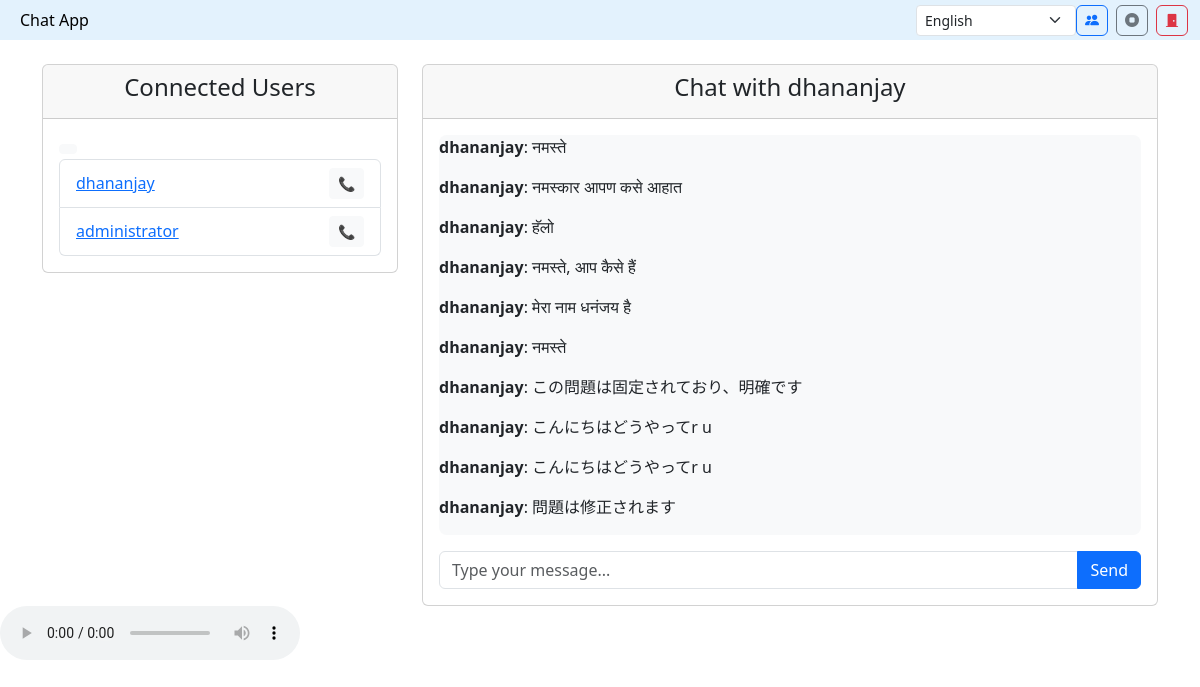
The page /chat/2/ (signed in) on the database as committed earlier.
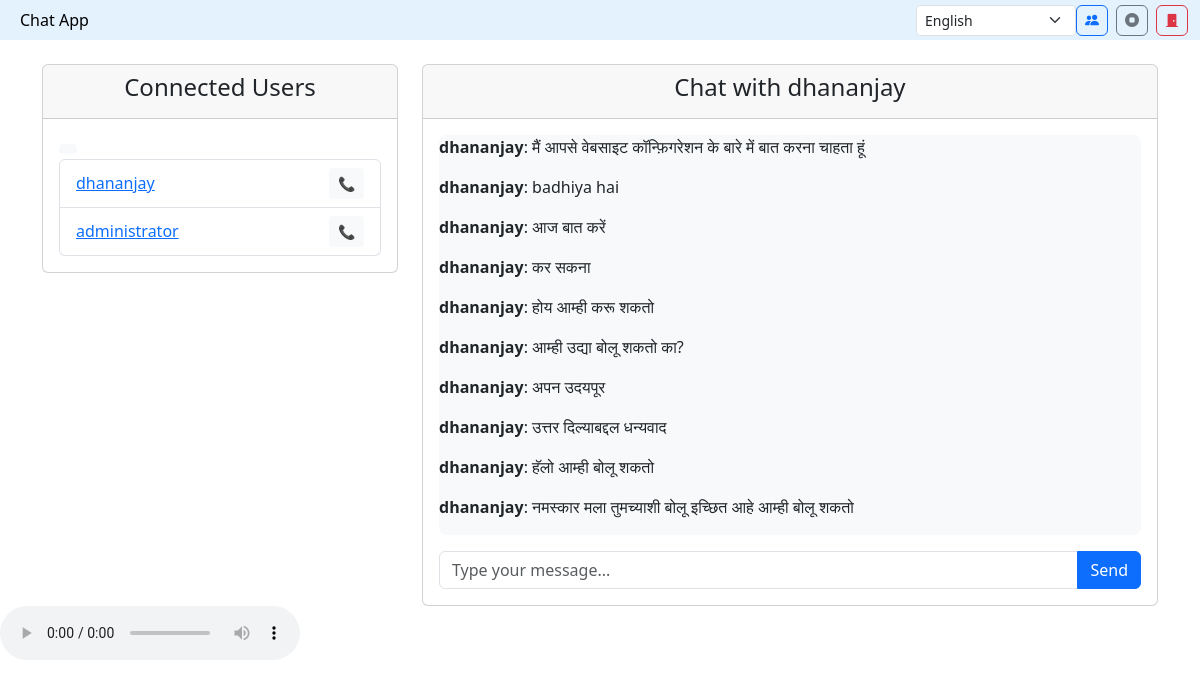
The same page on the database as committed later.
### chat/models.py (models this page shows, shortened)
class Chat(models.Model):
    sender = models.ForeignKey(User, on_delete=models.CASCADE, related_name="sent_messages")
    receiver = models.ForeignKey(User, on_delete=models.CASCADE, related_name="received_messages")
    message = models.TextField()
    timestamp = models.DateTimeField(auto_now_add=True)

### chat/views.py (the view)
# urls.py: path("chat/<int:user_id>/", chat_view, name="chat"),
@login_required
def chat_view(request, user_id):
    receiver = User.objects.get(id=user_id)
    chat_history = (
        (
            Chat.objects.filter(sender=request.user, receiver=receiver)
            | Chat.objects.filter(sender=receiver, receiver=request.user)
        )
        .order_by("timestamp")
        .reverse()
    )
    if request.method == "POST":
        message = request.POST.get("message")
        if message:
            Chat.objects.create(sender=request.user, receiver=receiver, message=message)
            return redirect("chat", user_id=user_id)
    users = User.objects.exclude(id=request.user.id)
    return render(
        request,
        "chat.html",
        {"receiver": receiver, "chat_history": chat_history, "users": users},
    )

### chat/templates/chat.html (shortened to what this page needs)
<!DOCTYPE html>
<html lang="en">
{% load static %}
<head>
  <link rel="stylesheet" href="https://cdn.jsdelivr.net/npm/bootstrap@5.3.0/dist/css/bootstrap.min.css">
  <link rel="stylesheet" href="https://cdn.jsdelivr.net/npm/bootstrap-icons@1.13.1/font/bootstrap-icons.min.css">
</head>
<body>
  <nav class="navbar navbar-light" style="background-color: #e3f2fd;">
    <div class="container-fluid">
      <a class="navbar-brand" href="#">Chat App</a>
      <div class="d-flex">
        <select id="languageSelect" class="form-select form-select-sm" style="width: 160px;"
          onchange="changeLanguage(this.value)">
          <option value="en">English</option>
        </select>
        <button id="startMeetingBtn" class="btn btn-outline-primary me-2" title="Start meeting"><i
            class="bi bi-people-fill"></i></button>
        <button id="stopCall" class="btn btn-outline-secondary me-2" title="Stop call"><i
            class="bi bi-stop-circle-fill"></i></button>
        <a href="{% url 'login' %}" class="btn btn-outline-danger" title="Logout"><i
            class="bi bi-door-closed-fill"></i></a>
      </div>
    </div>
  </nav>
  <div class="container mt-4">
    <div class="row">
      <div class="col-md-4">
        <div class="card">
          <div class="card-header text-center">
            <h4>Connected Users</h4>
          </div>
          <div class="card-body">
            <button onclick="console.log('📞 inline click fired')" class="btn btn-sm btn-light"> </button>
            <ul class="list-group">
              {% for user in users %}
              <li class="list-group-item user-card d-flex justify-content-between align-items-center"
                data-userid="{{ user.id }}">
                <div class="user-info">
                  <a href="{% url 'chat' user.id %}" class="user-link">{{ user.username }}</a>
                </div>
                <div class="call-button-wrapper">
                  <button class="btn btn-sm btn-light" onclick="selectAndStartCall(this)">📞</button>
                </div>
              </li>
              {% empty %}
              <li class="list-group-item text-muted text-center">No users available.</li>
              {% endfor %}
            </ul>
          </div>
        </div>
      </div>
      <div class="col-md-8">
        <div class="card">
          <div class="card-header text-center">
            <h4>Chat with {{ receiver.username }}</h4>
          </div>
          <div class="card-body">
            <div class="chat-box" id="chatbox">
              {% for chat in chat_history %}
              <p><strong>{{ chat.sender.username }}</strong>: {{ chat.message }}</p>
              {% endfor %}
            </div>
            <form id="chatForm" method="POST" class="mt-3">
              <div class="input-group">
                <input type="text" id="messageInput" name="message" class="form-control"
                  placeholder="Type your message...">
                <button type="button" id="sendMessage" class="btn btn-primary">Send</button>
              </div>
            </form>
          </div>
        </div>
      </div>
    </div>
  </div>
  <audio id="translatedAudio" controls></audio>
</body>
</html>

Rows that differ between the two databases and show on the page:
no longer on this page (row unchanged): Chat: sender.username "dhananjay", message "नमस्ते"
no longer on this page (row unchanged): Chat: sender.username "dhananjay", message "नमस्कार आपण कसे आहात"
no longer on this page (row unchanged): Chat: sender.username "dhananjay", message "हॅलो"
no longer on this page (row unchanged): Chat: sender.username "dhananjay", message "नमस्ते, आप कैसे हैं"
no longer on this page (row unchanged): Chat: sender.username "dhananjay", message "मेरा नाम धनंजय है"
no longer on this page (row unchanged): Chat: sender.username "dhananjay", message "नमस्ते"
no longer on this page (row unchanged): Chat: sender.username "dhananjay", message "この問題は固定されており、明確です"
no longer on this page (row unchanged): Chat: sender.username "dhananjay", message "こんにちはどうやってr u"
no longer on this page (row unchanged): Chat: sender.username "dhananjay", message "こんにちはどうやってr u"
no longer on this page (row unchanged): Chat: sender.username "dhananjay", message "問題は修正されます"
added Chat: sender.username "dhananjay", message "मैं आपसे वेबसाइट कॉन्फ़िगरेशन के बारे में बात करना चाहता हूं"
added Chat: sender.username "dhananjay", message "badhiya hai"
added Chat: sender.username "dhananjay", message "आज बात करें"
added Chat: sender.username "dhananjay", message "कर सकना"
added Chat: sender.username "dhananjay", message "होय आम्ही करू शकतो"
added Chat: sender.username "dhananjay", message "आम्ही उद्या बोलू शकतो का?"
added Chat: sender.username "dhananjay", message "अपन उदयपूर"
added Chat: sender.username "dhananjay", message "उत्तर दिल्याबद्दल धन्यवाद"
added Chat: sender.username "dhananjay", message "हॅलो आम्ही बोलू शकतो"
added Chat: sender.username "dhananjay", message "नमस्कार मला तुमच्याशी बोलू इच्छित आहे आम्ही बोलू शकतो"
